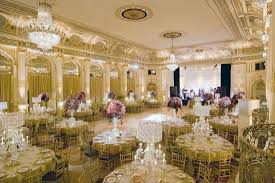
#> input picture code/webapp/my_app/uploads/ballroom1.jpeg, 275 x 183 px
$ python -i backup_3.9.py   (imports and definitions only)   (Python 2 division)   (older library calls are emulated)
#> lines starting #> are read from the running program, lines starting #| are printed output that depends on the picture
import sys
import os
import numpy as np
import cv2
from sklearn.preprocessing import StandardScaler, MinMaxScaler
from skimage import io
import scipy
from scipy import ndimage, misc
from skimage.exposure import equalize_hist
from skimage.segmentation import felzenszwalb, slic, quickshift
from PIL import Image
from scipy.cluster.vq import vq
from sklearn import preprocessing
import pickle as pkl
import ipdb

def write_image(img_matrix, filename, label_int):
    # ipdb.set_trace()
    io.imsave(filename, img_matrix)


def filter_function(img, filter = ''):
    w_img = whiten(img)
    if filter == 'hist':
        filtered_image = equalize_hist(w_img)
    elif filter == 'segment':
        filtered_image = segments_slic = slic(w_img, n_segments=3, compactness=10, sigma=1)
    elif filter == 'sift':
        filtered_image = sift(w_img)
    elif filter == 'segment':
        filtered_image = segment(w_img)
    return filtered_image

# [10 lines of commented-out code are left out]

def whiten(img):
    mu = np.mean(img)
    std = np.std(img)
    img = (img - mu) / std
    return img

# [19 lines left out: functions sift, segment, not called in this run]

class ImageLoader(object):
    # [26 lines left out: functions __init__, all_image_paths, get_immediate_subdirectories, not called in this run]

    def get_label(self, path):
        split = path.split('/')
        return split[-2]

    # [216 lines left out: functions load_image, load_images, pre_trans, pre_filter_transform, transform_filter, post_trans and 5 more, not called in this run]

# [16 lines not run here, left out]

  #  # loader.run_model(X, y)
  #  mat_60_50 = np.concatenate((y, X), axis =1)
  #  pkl.dump(mat_60_50, open('../images/pkl/mat_60_50_nonscaled.pkl', 'wb'))
  #  print "finished pickling ../images/pkl/mat_60_50_noscaled.pkl"
  #

>>> import cv2
>>> picture = cv2.imread('webapp/my_app/uploads/ballroom1.jpeg', cv2.IMREAD_GRAYSCALE)
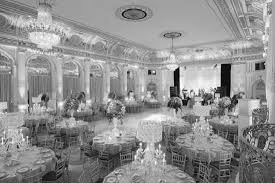
#> picture: shape (183, 275); min 0, max 255, mean 143.5
>>> result = filter_function(picture)
#> in whiten, `mu = np.mean(img)`: mu = 143.5
#> in whiten, `std = np.std(img)`: std = 44.46
#> (the run stopped early here; a loop or call above may not have finished)
